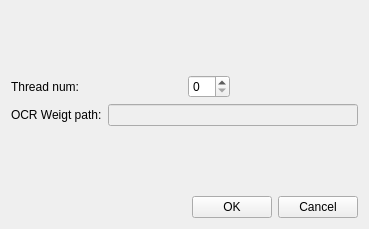
<?xml version="1.0" encoding="UTF-8"?>
<ui version="4.0">
 <class>Form</class>
 <widget class="QWidget" name="Form">
  <property name="geometry">
   <rect>
    <x>0</x>
    <y>0</y>
    <width>369</width>
    <height>229</height>
   </rect>
  </property>
  <property name="windowTitle">
   <string>Form</string>
  </property>
  <layout class="QVBoxLayout" name="verticalLayout_2">
   <item>
    <spacer name="verticalSpacer">
     <property name="orientation">
      <enum>Qt::Vertical</enum>
     </property>
     <property name="sizeHint" stdset="0">
      <size>
       <width>20</width>
       <height>40</height>
      </size>
     </property>
    </spacer>
   </item>
   <item>
    <layout class="QVBoxLayout" name="verticalLayout">
     <item>
      <layout class="QHBoxLayout" name="horizontalLayout" stretch="2,2,1,3">
       <item>
        <widget class="QLabel" name="label">
         <property name="text">
          <string>Thread num:</string>
         </property>
        </widget>
       </item>
       <item>
        <spacer name="horizontalSpacer">
         <property name="orientation">
          <enum>Qt::Horizontal</enum>
         </property>
         <property name="sizeHint" stdset="0">
          <size>
           <width>40</width>
           <height>20</height>
          </size>
         </property>
        </spacer>
       </item>
       <item>
        <widget class="QSpinBox" name="spinBox_thread_num"/>
       </item>
       <item>
        <spacer name="horizontalSpacer_2">
         <property name="orientation">
          <enum>Qt::Horizontal</enum>
         </property>
         <property name="sizeHint" stdset="0">
          <size>
           <width>40</width>
           <height>20</height>
          </size>
         </property>
        </spacer>
       </item>
      </layout>
     </item>
     <item>
      <layout class="QHBoxLayout" name="horizontalLayout_2" stretch="2,10">
       <item>
        <widget class="QLabel" name="label_2">
         <property name="text">
          <string>OCR Weigt path:</string>
         </property>
        </widget>
       </item>
       <item>
        <widget class="QLineEdit" name="lineEdit_ocr_weight_path">
         <property name="enabled">
          <bool>false</bool>
         </property>
        </widget>
       </item>
      </layout>
     </item>
    </layout>
   </item>
   <item>
    <spacer name="verticalSpacer_2">
     <property name="orientation">
      <enum>Qt::Vertical</enum>
     </property>
     <property name="sizeHint" stdset="0">
      <size>
       <width>20</width>
       <height>40</height>
      </size>
     </property>
    </spacer>
   </item>
   <item>
    <layout class="QHBoxLayout" name="horizontalLayout_3" stretch="3,1,1">
     <item>
      <spacer name="horizontalSpacer_3">
       <property name="orientation">
        <enum>Qt::Horizontal</enum>
       </property>
       <property name="sizeHint" stdset="0">
        <size>
         <width>40</width>
         <height>20</height>
        </size>
       </property>
      </spacer>
     </item>
     <item>
      <widget class="QPushButton" name="pushButton_ok">
       <property name="text">
        <string>OK</string>
       </property>
      </widget>
     </item>
     <item>
      <widget class="QPushButton" name="pushButton_cancel">
       <property name="text">
        <string>Cancel</string>
       </property>
      </widget>
     </item>
    </layout>
   </item>
  </layout>
 </widget>
 <resources/>
 <connections/>
</ui>
